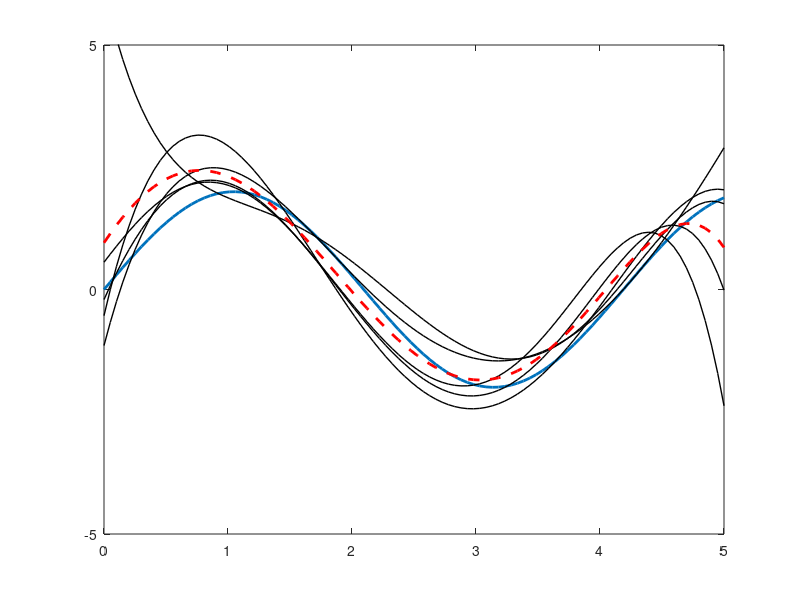

MATLAB code for this plot:
% Machine Learning, FER-Zagreb, 2009.
% Author: Zeljan Juretic

clear;
clc;

% User-defined constants
polyOrder = 5;      % Order of polynom
numSamples = 20;    % Number of samples for training
numFits = 5;        % Number of iterations


numDots = 100;

x = linspace(0, 5, numDots);
fx = 2*sin(1.5.*x);

figure;
plot(x, fx, 'LineWidth', 2);
set(gca, 'YTick', -5:5:5);
set(gca, 'XTick', 0:1:5);
ylim([-5 5]);
hold on;

average = zeros(1, numDots);

for i=1:numFits
    
    sampleX = 5*rand(numSamples, 1);
    sampleY = 2*sin(1.5.*sampleX);

    % let's make some noise
    noise = 0 + 1.*randn(numSamples, 1);
    sampleY = sampleY + noise;
    handle = plot(sampleX, sampleY, 'rx', 'LineWidth', 2, 'MarkerSize', 10);
    waitforbuttonpress;
    
    p = polyfit(sampleX, sampleY, polyOrder);
    f = polyval(p, x);
    h = plot(x, f, 'k', 'LineWidth', 1);
    average = average + f;
    
    waitforbuttonpress;
    delete(handle);
end

average = average / numFits;
plot(x, average, 'r--', 'LineWidth', 2);

